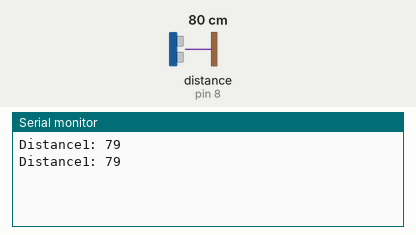
Simulated run of this sketch. Board: Arduino Uno, built with avr-gcc and run on an emulated ATmega328P. Parts: the last lines printed to the serial monitor. The inputs (shaded band) are chosen by the test bench; at power-on: distance to the obstacle (sensor on pin 8) 80 cm. The echo pulse lasts 58.3 µs per cm.

Above: at 2.8 s.
2.9 s: distance to the obstacle (sensor on pin 8) set to 2 cm
At 3.8 s:
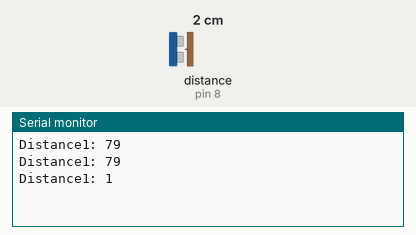
4.4 s: distance to the obstacle (sensor on pin 8) set to 4 cm
At 5.8 s:
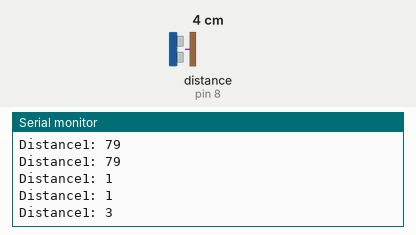
Timing chart, 0 to 7.4 s (numbered marks = the images above; inputs shaded):
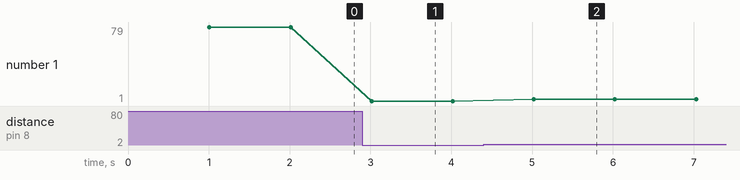

Measured:
- after the input at 2.9 s, the serial monitor: prints a new line after 0.12 s (image 1)
- after the input at 4.4 s, the serial monitor: prints a new line after 0.62 s (image 2)
- plotted number 1: 1 → 3 after the input at 4.4 s

The sketch:

ultra_sonic.ino
```cpp
const int trigPin1 = 7;//for ultra sensor one
const int echoPin1 = 8;//for ultra sensor one
long duration1;//for ultra sensor one
int distance1;//for ultra sensor one
void setup()
{
pinMode(trigPin1, OUTPUT);
pinMode(echoPin1, INPUT);
Serial.begin(115200);
}
void loop()
{
digitalWrite(trigPin1, LOW);
delay(1000);
digitalWrite(trigPin1, HIGH);
delayMicroseconds(2000);
digitalWrite(trigPin1, LOW);
duration1 = pulseIn(echoPin1, HIGH);
distance1= duration1*0.034/2;
Serial.print("Distance1: ");

Serial.println(distance1);


}
```
